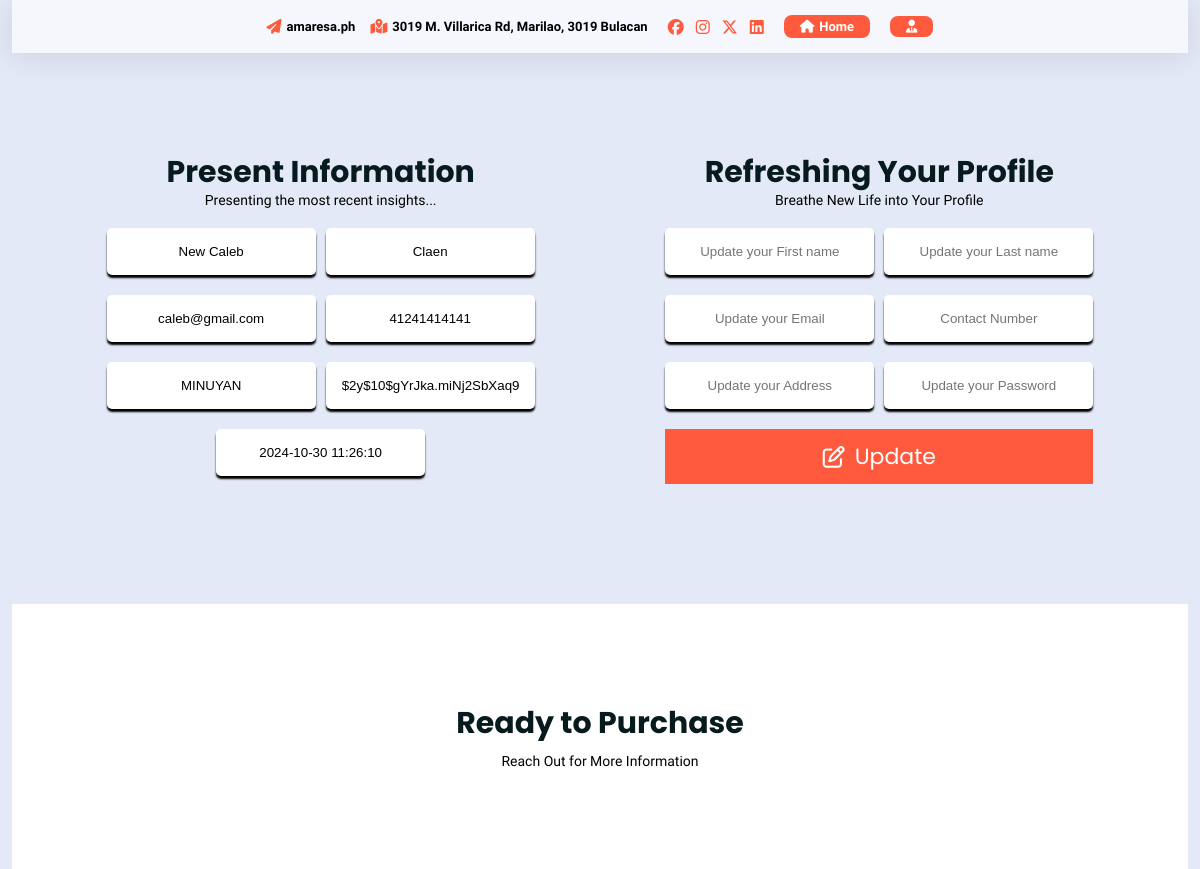
Before: /Profile.php?EditID=38 with the older database file.
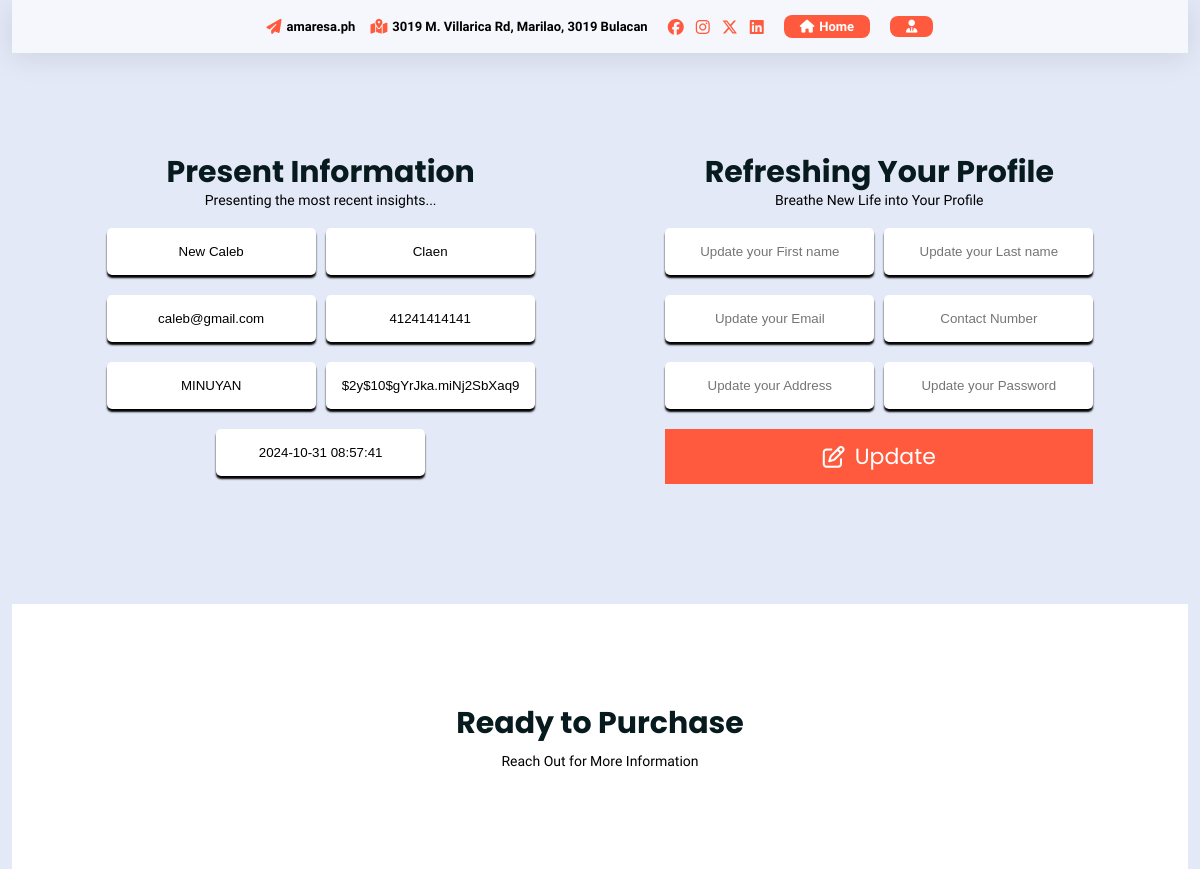
After: the same page with the newer database file.
### tables this page shows
CREATE TABLE `user` (
  `UserID` int(8) NOT NULL,
  `Firstname` varchar(255) NOT NULL,
  `Lastname` varchar(255) NOT NULL,
  `Email` varchar(255) NOT NULL,
  `Phone` varchar(255) NOT NULL,
  `Address` varchar(255) NOT NULL,
  `Password` varchar(255) NOT NULL,
  `Role` varchar(255) NOT NULL,
  `Date_Joined` timestamp NOT NULL DEFAULT current_timestamp()
);

### Profile.php (the view, shortened to what this page needs)
<?php
	include './Assets/Php/Connection.php';
?>
<!DOCTYPE html>
<html>
<head>
	<link rel="stylesheet" type="text/css" href="./Assets/Css/House.css?v=<?php echo time(); ?>">
	<link rel="stylesheet" type="text/css" href="./Assets/Css/Index.css?v=<?php echo time(); ?>">
</head>
<body>
	<header class="header">
			<div class="header-top">
				<div class="container">
					<ul class="header-top-list">
						<li>
							<a href="https://www.amaresa.ph/" class="header-top-link">
								<i class="fa-solid fa-paper-plane"></i>
								<span>amaresa.ph</span>
							</a>
						</li>
						<li>
							<a href="https://www.google.com/maps/dir//Amaresa+Marilao,+3019+M.+Villarica+Rd,+Marilao,+3019+Bulacan/@14.7950949,121.0162162,17z/data=!4m17!1m7!3m6!1s0x3397b38da5906293:0x8b01e358c47a7685!2sAmaresa+Marilao!8m2!3d14.7950897!4d121.0187911!16s%2Fg%2F11gpnfmdlb!4m8!1m0!1m5!1m1!1s0x3397b38da5906293:0x8b01e358c47a7685!2m2!1d121.0188034!2d14.7951434!3e2?entry=ttu"  class="header-top-link">
								<i class="fa-solid fa-map-location-dot"></i>
								<span>3019 M. Villarica Rd, Marilao, 3019 Bulacan</span>
							</a>
						</li>
					</ul>
					<div class="wrapper">
						<ul class="header-top-social-list">
							<li>
								<a href="#" class="header-top-social-link">
									<i class="fa-brands fa-facebook"></i>
								</a>
							</li>
							<li>
								<a href="#" class="header-top-social-link">
									<i class="fa-brands fa-instagram"></i>
								</a>
							</li>
							<li>
								<a href="#" class="header-top-social-link">
									<i class="fa-brands fa-x-twitter"></i>
								</a>
							</li>
							<li>
								<a href="#" class="header-top-social-link">
									<i class="fa-brands fa-linkedin"></i>
								</a>
							</li>
						</ul>
						<a class="header-top-btn"  href="./Login.php">
							<i class="fa-solid fa-house"></i>
							<span> Home </span>
						</a>
						<div class="header-user-display">
							<i class="fa-solid fa-user-tie"></i>
						</div>
					</div>
				</div>
			</div>
	</header>
	<main>
		<section class="Profile-Wrapper" class="Profile-Wrapper">
			<div class="Profile-present-info">
				<h3 class="h3 Profile-title"> Present Information </h3>
				<span class="Profile-subtitle">Presenting the most recent insights... </span>
				<?php
					if(isset($_GET['EditID'])){
						$EditID = $_GET['EditID'];
						$sql = "SELECT * FROM User WHERE UserID = $EditID";
						$rs = mysqli_query($conn,$sql);
						if($rs){
							while ($row = mysqli_fetch_assoc($rs)) {
								$Firstname = $row['Firstname'];
								$Lastname = $row['Lastname'];
								$Email = $row['Email'];
								$Phone = $row['Phone'];
								$Address = $row['Address'];
								$Password = $row['Password'];
								$Date = $row['Date_Joined'];
							echo "
								<div class='Profile-present-items'>
									<input type='text' value='$Firstname' readonly>
									<input type='text' value='$Lastname' readonly>
								</div>
								<div class='Profile-present-items'>
									<input type='text' value='$Email' readonly>
									<input type='text' value='$Phone' readonly>
								</div>
								<div class='Profile-present-items'>
									<input type='text' value='$Address' readonly>
									<input type='text' value='$Password' readonly>
								</div>
								<div class='Profile-present-items'>
									<input type='text' value='$Date' readonly>
								</div>
							";
							}
						}
					}
				?>
			</div>
			<div class="Profile-refresh">
				<h3 class="h3 Profile-refresh-title"> Refreshing Your Profile </h3>
				<span class="Profile-subtitle">Breathe New Life into Your Profile </span>
				<form method='POST' >
					<div class='Profile-refresh-items'>
						<input type='text' name="Firstname" placeholder='Update your First name' required>
						<input type='text' name="Lastname" placeholder='Update your Last name' required>
					</div>
					<div class='Profile-refresh-items'>
						<input type='text' name="Email" placeholder='Update your Email' required>
						<input type="tel" maxlength="11" name="Phone" class="PhoneInput" id="PhoneInput" placeholder="Contact Number" required>
					</div>
					<div class='Profile-refresh-items'>
						<input type='text' name="Address" placeholder='Update your Address' required>
						<input type='Password' name="Password" placeholder='Update your Password' required>
					</div>
					<div class='Profile-refresh-items'>
						<button type='submit' name='Update-Profile' class='Profile-btn btn'>
							<i class='fa-regular fa-pen-to-square'></i>
							<span>Update</span>
						</button>
					</div>
				</form>
			</div>
		</section>
		<section class="Purchase-Wrapper" class='Purchase-Wrapper'>
			<h3 class="h3 Purchase-title"> Ready to Purchase </h3>
			<span class="Profile-subtitle"> Reach Out for More Information </span>
		</section>
	</main>
</body>
</html>

Changed rows visible on the page:
changed user "New Caleb": Date_Joined "2024-10-30 11:26:10" → "2024-10-31 08:57:41"
